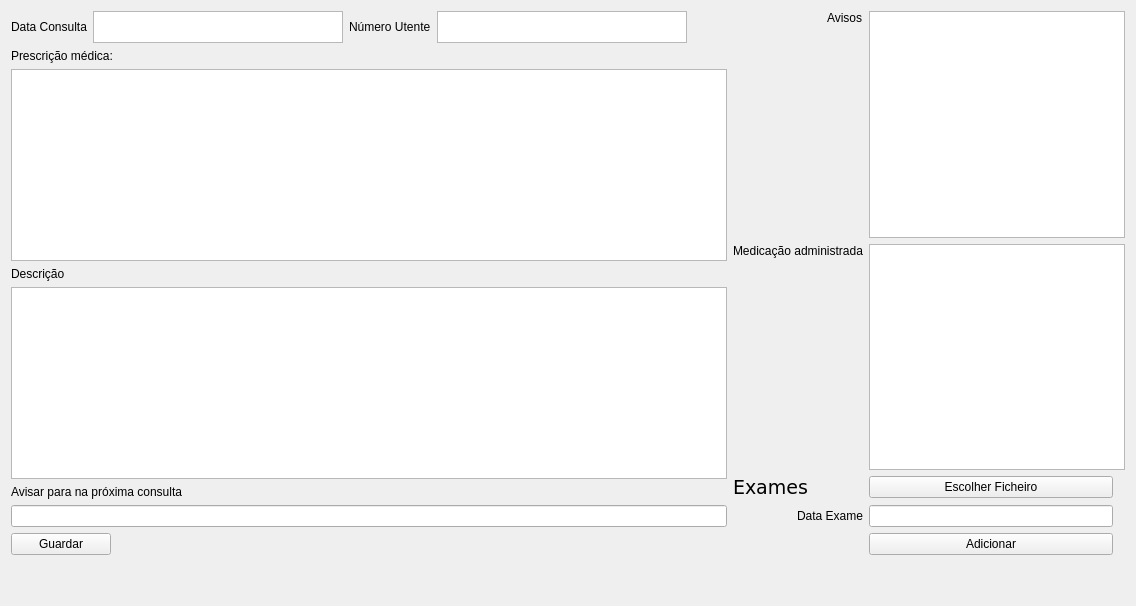
      <widget class="QWidget" name="tab_12">
       <attribute name="title">
        <string>Relatório</string>
       </attribute>
       <layout class="QGridLayout" name="gridLayout_70">
        <item row="0" column="0">
         <layout class="QGridLayout" name="gridLayout_71">
          <item row="0" column="2">
           <widget class="QLabel" name="label_170">
            <property name="maximumSize">
             <size>
              <width>200</width>
              <height>16777215</height>
             </size>
            </property>
            <property name="text">
             <string>Número Utente</string>
            </property>
           </widget>
          </item>
          <item row="0" column="0">
           <widget class="QLabel" name="label_169">
            <property name="maximumSize">
             <size>
              <width>200</width>
              <height>16777215</height>
             </size>
            </property>
            <property name="text">
             <string>Data Consulta</string>
            </property>
           </widget>
          </item>
          <item row="0" column="3" alignment="Qt::AlignLeft">
           <widget class="QTextBrowser" name="addReportPatientNumber">
            <property name="maximumSize">
             <size>
              <width>250</width>
              <height>32</height>
             </size>
            </property>
           </widget>
          </item>
          <item row="0" column="1" alignment="Qt::AlignLeft">
           <widget class="QTextBrowser" name="addReportDate">
            <property name="minimumSize">
             <size>
              <width>0</width>
              <height>32</height>
             </size>
            </property>
            <property name="maximumSize">
             <size>
              <width>250</width>
              <height>32</height>
             </size>
            </property>
           </widget>
          </item>
          <item row="0" column="4">
           <spacer name="horizontalSpacer_2">
            <property name="orientation">
             <enum>Qt::Horizontal</enum>
            </property>
            <property name="sizeHint" stdset="0">
             <size>
              <width>40</width>
              <height>20</height>
             </size>
            </property>
           </spacer>
          </item>
         </layout>
        </item>
        <item row="0" column="1" rowspan="3">
         <layout class="QGridLayout" name="gridLayout_72">
          <item row="0" column="1" colspan="3">
           <widget class="QTextBrowser" name="warning_text"/>
          </item>
          <item row="2" column="0">
           <widget class="QLabel" name="label_173">
            <property name="font">
             <font>
              <family>DejaVu Sans</family>
              <pointsize>14</pointsize>
             </font>
            </property>
            <property name="text">
             <string>Exames</string>
            </property>
           </widget>
          </item>
          <item row="1" column="1" colspan="3">
           <widget class="QTextBrowser" name="medication_text"/>
          </item>
          <item row="1" column="0" alignment="Qt::AlignRight|Qt::AlignTop">
           <widget class="QLabel" name="label_176">
            <property name="text">
             <string>Medicação administrada</string>
            </property>
           </widget>
          </item>
          <item row="0" column="0" alignment="Qt::AlignRight|Qt::AlignTop">
           <widget class="QLabel" name="label_175">
            <property name="text">
             <string>Avisos</string>
            </property>
           </widget>
          </item>
          <item row="2" column="1">
           <widget class="QPushButton" name="addExamFile">
            <property name="minimumSize">
             <size>
              <width>150</width>
              <height>0</height>
             </size>
            </property>
            <property name="maximumSize">
             <size>
              <width>250</width>
              <height>16777215</height>
             </size>
            </property>
            <property name="text">
             <string>Escolher Ficheiro</string>
            </property>
           </widget>
          </item>
          <item row="4" column="0">
           <widget class="QLabel" name="label_171">
            <property name="layoutDirection">
             <enum>Qt::LeftToRight</enum>
            </property>
            <property name="text">
             <string>Data Exame</string>
            </property>
            <property name="alignment">
             <set>Qt::AlignRight|Qt::AlignTrailing|Qt::AlignVCenter</set>
            </property>
           </widget>
          </item>
          <item row="4" column="1">
           <widget class="QLineEdit" name="addExameDate"/>
          </item>
          <item row="5" column="1">
           <widget class="QPushButton" name="addAppointmentExam">
            <property name="maximumSize">
             <size>
              <width>250</width>
              <height>16777215</height>
             </size>
            </property>
            <property name="text">
             <string>Adicionar</string>
            </property>
           </widget>
          </item>
         </layout>
        </item>
        <item row="1" column="0">
         <layout class="QGridLayout" name="gridLayout_73">
          <item row="1" column="0">
           <widget class="QLabel" name="label_177">
            <property name="text">
             <string>Prescrição médica:</string>
            </property>
           </widget>
          </item>
          <item row="2" column="0">
           <widget class="QTextBrowser" name="addReportPrescription"/>
          </item>
         </layout>
        </item>
        <item row="2" column="0">
         <layout class="QGridLayout" name="gridLayout_74">
          <item row="0" column="0">
           <widget class="QLabel" name="label_178">
            <property name="maximumSize">
             <size>
              <width>16777215</width>
              <height>32</height>
             </size>
            </property>
            <property name="text">
             <string>Descrição</string>
            </property>
           </widget>
          </item>
          <item row="3" column="0">
           <widget class="QLineEdit" name="addReportWarning">
            <property name="text">
             <string/>
            </property>
           </widget>
          </item>
          <item row="2" column="0">
           <widget class="QLabel" name="label_179">
            <property name="text">
             <string>Avisar para na próxima consulta</string>
            </property>
           </widget>
          </item>
          <item row="4" column="0">
           <widget class="QPushButton" name="addAppointmentReport">
            <property name="maximumSize">
             <size>
              <width>100</width>
              <height>16777215</height>
             </size>
            </property>
            <property name="text">
             <string>Guardar</string>
            </property>
           </widget>
          </item>
          <item row="1" column="0">
           <widget class="QTextBrowser" name="addReportDescription"/>
          </item>
         </layout>
        </item>
        <item row="3" column="0">
         <spacer name="verticalSpacer_32">
          <property name="orientation">
           <enum>Qt::Vertical</enum>
          </property>
          <property name="sizeHint" stdset="0">
           <size>
            <width>20</width>
            <height>40</height>
           </size>
          </property>
         </spacer>
        </item>
       </layout>
      </widget>
